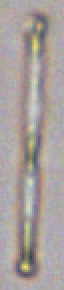
#> input picture Image_Rotation/test_image.tif, 32 x 145 px (shown 2 times larger)
$ python image_rotation.py
#> lines starting #> are read from the running program, lines starting #| are printed output that depends on the picture
import cv2
import numpy as np
import imutils

def main():
    image_size = 256
    img = cv2.imread("test_image.tif")
    img = cv2.resize(img, (image_size, image_size),0,0, cv2.INTER_LINEAR)
    M = cv2.getRotationMatrix2D((256,256),30,1)
    dst = cv2.warpAffine(img,M,(256,256))

    cv2.imwrite("rotated_image.tif", dst)


def rotate():
    #image_size = 256
    img = cv2.imread("test_image.tif")
#> img is the input picture: shape (145, 32, 3); mean B, G, R 157.3, 160.3, 168.2
    #img = cv2.resize(img, (image_size, image_size),0,0, cv2.INTER_LINEAR)
    rotated = imutils.rotate_bound(img, 30)
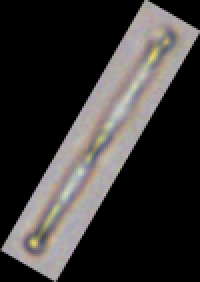
#> rotated: shape (141, 100, 3) (shown 2 times larger); mean B, G, R 51.8, 52.7, 55.4
    rotated = cv2.resize(rotated, (256,256),0,0,cv2.INTER_LINEAR)
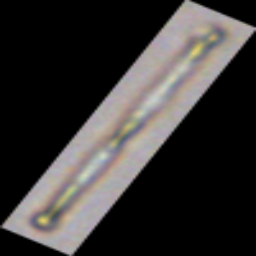
#> rotated: shape (256, 256, 3); mean B, G, R 51.7, 52.7, 55.3
    cv2.imwrite("Correct_rotated_image.tif", rotated)


#main()

rotate()
